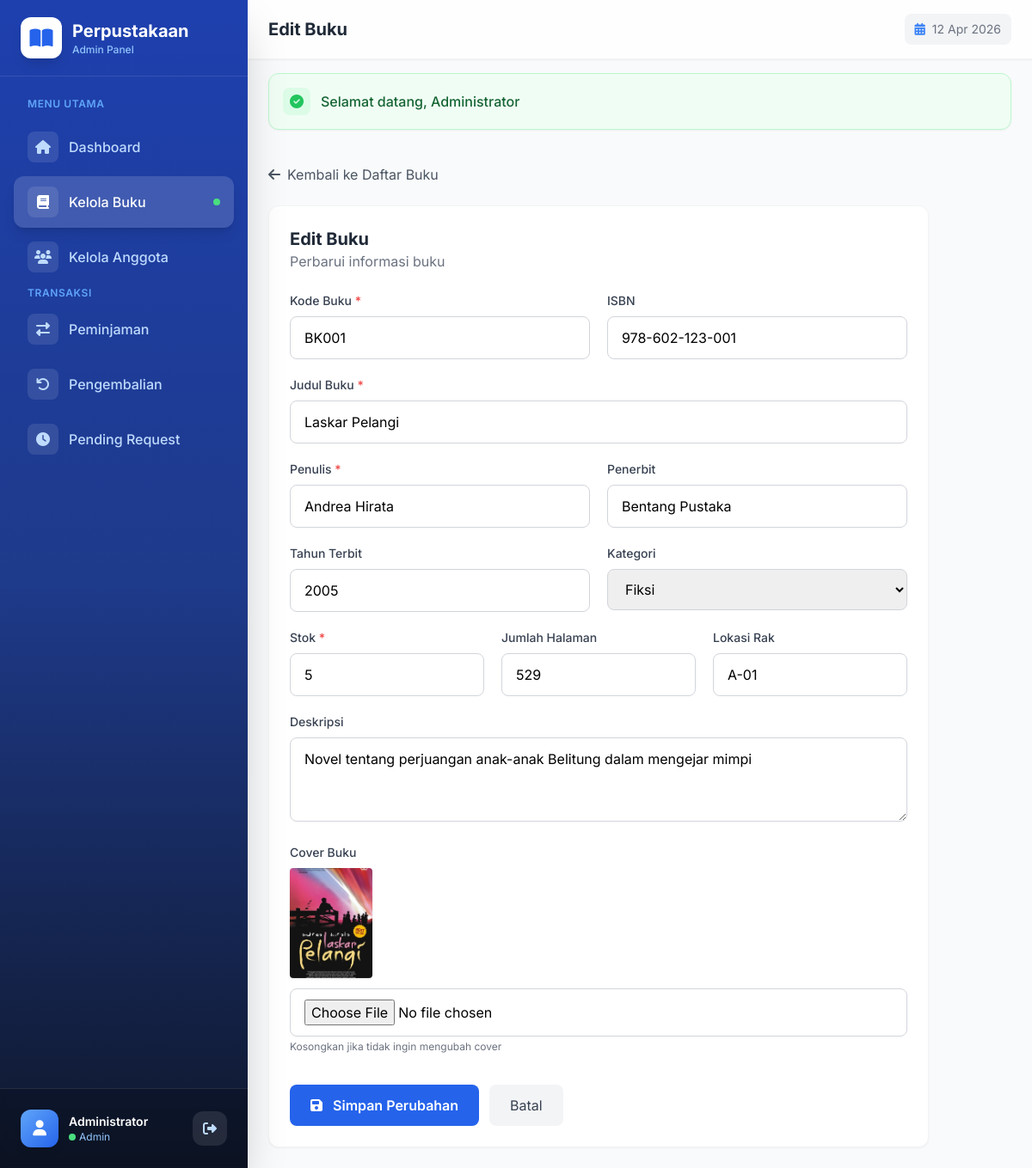
The app's page /admin/buku/edit?id=1 (signed in) with its own data.
### tables this page shows
CREATE TABLE `buku` (
  `id` int(11) NOT NULL,
  `kode_buku` varchar(20) NOT NULL,
  `isbn` varchar(20) DEFAULT NULL,
  `judul` varchar(255) NOT NULL,
  `penulis` varchar(255) NOT NULL,
  `penerbit` varchar(100) DEFAULT NULL,
  `tahun_terbit` year(4) DEFAULT NULL,
  `kategori_id` int(11) DEFAULT NULL,
  `jumlah_halaman` int(11) DEFAULT NULL,
  `stok` int(11) DEFAULT 0,
  `stok_tersedia` int(11) DEFAULT 0,
  `lokasi_rak` varchar(50) DEFAULT NULL,
  `deskripsi` text DEFAULT NULL,
  `cover` varchar(255) DEFAULT NULL,
  `status` enum('tersedia','tidak_tersedia') DEFAULT 'tersedia',
  `created_at` timestamp NOT NULL DEFAULT current_timestamp(),
  `updated_at` timestamp NOT NULL DEFAULT current_timestamp() ON UPDATE current_timestamp()
);

CREATE TABLE `kategori_buku` (
  `id` int(11) NOT NULL,
  `nama_kategori` varchar(100) NOT NULL,
  `kode_kategori` varchar(10) NOT NULL,
  `deskripsi` text DEFAULT NULL,
  `created_at` timestamp NOT NULL DEFAULT current_timestamp()
);

### controllers/BukuController.php (called while the page is built, shortened)
<?php
class BukuController {
    private $bukuModel;
    private $kategoriModel;
    public function __construct() {
        $this->bukuModel = new Buku();
        $this->kategoriModel = new Kategori();
    }
    public function edit($id = null) {
        $id = $id ?? $_GET['id'] ?? null;
        $id = (int) $id;
        $buku = $this->bukuModel->findById($id);
        $data = [
            'user' => Session::get('user_data'),
            'buku' => $buku,
            'kategori' => $this->kategoriModel->getAll()
        ];
        include BASE_PATH . '/views/admin/buku/edit.php';
    }
}

### helpers/Session.php (called while the page is built, shortened)
<?php
class Session {
    public static function get($key, $default = null) {
        return $_SESSION[$key] ?? $default;
    }
}

### config/Database.php (called while the page is built, shortened)
<?php
class Database {
    private static $instance = null;
    private $connection;
    private $host = 'localhost';
    private $db_name = 'db_perpustakaan';
    private $username = 'root';
    private $password = '';
    private $charset = 'utf8mb4';
    private function __construct() {
        try {
            $dsn = "mysql:host={$this->host};dbname={$this->db_name};charset={$this->charset}";
            $options = [
                PDO::ATTR_ERRMODE => PDO::ERRMODE_EXCEPTION,
                PDO::ATTR_DEFAULT_FETCH_MODE => PDO::FETCH_ASSOC,
                PDO::ATTR_EMULATE_PREPARES => false,
            ];
            $this->connection = new PDO($dsn, $this->username, $this->password, $options);
        } catch (PDOException $e) {
            die("Koneksi database gagal: " . $e->getMessage());
        }
    }
    public static function getInstance() {
        if (self::$instance === null) {
            self::$instance = new self();
        }
        return self::$instance;
    }
    public function getConnection() {
        return $this->connection;
    }
}

### models/Buku.php (called while the page is built, shortened)
<?php
class Buku {
    private $db;
    private $table = 'buku';
    public function __construct() {
        $this->db = Database::getInstance()->getConnection();
    }
    public function findById($id) {
        $stmt = $this->db->prepare("
            SELECT b.*, k.nama_kategori
            FROM {$this->table} b
            LEFT JOIN kategori_buku k ON b.kategori_id = k.id
            WHERE b.id = ?
        ");
        $stmt->execute([$id]);
        return $stmt->fetch();
    }
}

### models/Kategori.php (called while the page is built, shortened)
<?php
class Kategori {
    private $db;
    private $table = 'kategori_buku';
    public function __construct() {
        $this->db = Database::getInstance()->getConnection();
    }
    public function getAll() {
        $stmt = $this->db->query("SELECT * FROM {$this->table} ORDER BY nama_kategori ASC");
        return $stmt->fetchAll();
    }
}

### views/admin/buku/edit.php (the view, shortened to what this page needs)
<?php
$buku = $data['buku'];
include BASE_PATH . '/views/layouts/header.php';
include BASE_PATH . '/views/layouts/admin_sidebar.php';
?>
<div class="max-w-3xl">
    <a href="<?= BASE_URL ?>/admin/buku" class="inline-flex items-center gap-2 text-gray-600 hover:text-primary-600 mb-6 transition-colors">
        <i class="fas fa-arrow-left"></i>
        <span>Kembali ke Daftar Buku</span>
    </a>
    <div class="bg-white rounded-xl shadow-sm border border-gray-100 p-6">
        <div class="mb-6">
            <h2 class="text-xl font-bold text-gray-800">Edit Buku</h2>
            <p class="text-gray-500">Perbarui informasi buku</p>
        </div>
        <form action="<?= BASE_URL ?>/admin/buku/update?id=<?= $buku['id'] ?>" method="POST" enctype="multipart/form-data" class="space-y-5">
            <div class="grid grid-cols-1 md:grid-cols-2 gap-5">
                <div>
                    <label class="block text-sm font-medium text-gray-700 mb-2">Kode Buku <span class="text-red-500">*</span></label>
                    <input type="text" name="kode_buku" value="<?= htmlspecialchars($buku['kode_buku']) ?>" required
                           class="w-full px-4 py-3 border border-gray-300 rounded-lg focus:ring-2 focus:ring-primary-500 focus:border-primary-500">
                </div>
                <div>
                    <label class="block text-sm font-medium text-gray-700 mb-2">ISBN</label>
                    <input type="text" name="isbn" value="<?= htmlspecialchars($buku['isbn'] ?? '') ?>"
                           class="w-full px-4 py-3 border border-gray-300 rounded-lg focus:ring-2 focus:ring-primary-500 focus:border-primary-500">
                </div>
            </div>
            <div>
                <label class="block text-sm font-medium text-gray-700 mb-2">Judul Buku <span class="text-red-500">*</span></label>
                <input type="text" name="judul" value="<?= htmlspecialchars($buku['judul']) ?>" required
                       class="w-full px-4 py-3 border border-gray-300 rounded-lg focus:ring-2 focus:ring-primary-500 focus:border-primary-500">
            </div>
            <div class="grid grid-cols-1 md:grid-cols-2 gap-5">
                <div>
                    <label class="block text-sm font-medium text-gray-700 mb-2">Penulis <span class="text-red-500">*</span></label>
                    <input type="text" name="penulis" value="<?= htmlspecialchars($buku['penulis']) ?>" required
                           class="w-full px-4 py-3 border border-gray-300 rounded-lg focus:ring-2 focus:ring-primary-500 focus:border-primary-500">
                </div>
                <div>
                    <label class="block text-sm font-medium text-gray-700 mb-2">Penerbit</label>
                    <input type="text" name="penerbit" value="<?= htmlspecialchars($buku['penerbit'] ?? '') ?>"
                           class="w-full px-4 py-3 border border-gray-300 rounded-lg focus:ring-2 focus:ring-primary-500 focus:border-primary-500">
                </div>
            </div>
            <div class="grid grid-cols-1 md:grid-cols-2 gap-5">
                <div>
                    <label class="block text-sm font-medium text-gray-700 mb-2">Tahun Terbit</label>
                    <input type="number" name="tahun_terbit" value="<?= $buku['tahun_terbit'] ?? '' ?>"
                           class="w-full px-4 py-3 border border-gray-300 rounded-lg focus:ring-2 focus:ring-primary-500 focus:border-primary-500">
                </div>
                <div>
                    <label class="block text-sm font-medium text-gray-700 mb-2">Kategori</label>
                    <select name="kategori_id"
                            class="w-full px-4 py-3 border border-gray-300 rounded-lg focus:ring-2 focus:ring-primary-500 focus:border-primary-500">
                        <?php foreach ($data['kategori'] as $k): ?>
                            <option value="<?= $k['id'] ?>" <?= $buku['kategori_id'] == $k['id'] ? 'selected' : '' ?>>
                                <?= htmlspecialchars($k['nama_kategori']) ?>
                            </option>
                        <?php endforeach; ?>
                    </select>
                </div>
            </div>
            <div class="grid grid-cols-1 md:grid-cols-3 gap-5">
                <div>
                    <label class="block text-sm font-medium text-gray-700 mb-2">Stok <span class="text-red-500">*</span></label>
                    <input type="number" name="stok" value="<?= $buku['stok'] ?>" min="0" required
                           class="w-full px-4 py-3 border border-gray-300 rounded-lg focus:ring-2 focus:ring-primary-500 focus:border-primary-500">
                </div>
                <div>
                    <label class="block text-sm font-medium text-gray-700 mb-2">Jumlah Halaman</label>
                    <input type="number" name="jumlah_halaman" value="<?= $buku['jumlah_halaman'] ?? '' ?>"
                           class="w-full px-4 py-3 border border-gray-300 rounded-lg focus:ring-2 focus:ring-primary-500 focus:border-primary-500">
                </div>
                <div>
                    <label class="block text-sm font-medium text-gray-700 mb-2">Lokasi Rak</label>
                    <input type="text" name="lokasi_rak" value="<?= htmlspecialchars($buku['lokasi_rak'] ?? '') ?>"
                           class="w-full px-4 py-3 border border-gray-300 rounded-lg focus:ring-2 focus:ring-primary-500 focus:border-primary-500">
                </div>
            </div>
            <div>
                <label class="block text-sm font-medium text-gray-700 mb-2">Deskripsi</label>
                <textarea name="deskripsi" rows="3"
                          class="w-full px-4 py-3 border border-gray-300 rounded-lg focus:ring-2 focus:ring-primary-500 focus:border-primary-500"><?= htmlspecialchars($buku['deskripsi'] ?? '') ?></textarea>
            </div>
            <div>
                <label class="block text-sm font-medium text-gray-700 mb-2">Cover Buku</label>
                <?php if ($buku['cover']): ?>
                    <div class="mb-3">
                        <img src="<?= BASE_URL ?>/<?= $buku['cover'] ?>" alt="" class="w-24 h-32 object-cover rounded shadow">
                    </div>
                <?php endif; ?>
                <input type="file" name="cover" accept="image/*"
                       class="w-full px-4 py-3 border border-gray-300 rounded-lg focus:ring-2 focus:ring-primary-500 focus:border-primary-500">
                <p class="text-xs text-gray-500 mt-1">Kosongkan jika tidak ingin mengubah cover</p>
            </div>
            <div class="flex gap-3 pt-4">
                <button type="submit" class="px-6 py-3 bg-primary-600 text-white font-semibold rounded-lg hover:bg-primary-700 transition-colors">
                    <i class="fas fa-save mr-2"></i>
                    Simpan Perubahan
                </button>
                <a href="<?= BASE_URL ?>/admin/buku" class="px-6 py-3 bg-gray-100 text-gray-700 rounded-lg hover:bg-gray-200 transition-colors">
                    Batal
                </a>
            </div>
        </form>
    </div>
</div>
    </main>
</div>
<?php include BASE_PATH . '/views/layouts/footer.php'; ?>

### views/layouts/header.php (style rules this page uses)
* { font-family: 'Inter', sans-serif; }

### records on screen
buku: kode_buku "BK001", isbn "978-602-123-001", judul "Laskar Pelangi", penulis "Andrea Hirata", penerbit "Bentang Pustaka", tahun_terbit "2005", kategori_id "Fiksi", stok "5", jumlah_halaman "529", lokasi_rak "A-01", deskripsi "Novel tentang perjuangan anak-anak Belitung dalam mengejar mimpi", cover (picture)

### other values on screen
$user['nama_lengkap'] "Administrator"
$user['role'] "Admin"
$pageTitle "Edit Buku"
$flash['message'] "Selamat datang, Administrator"
